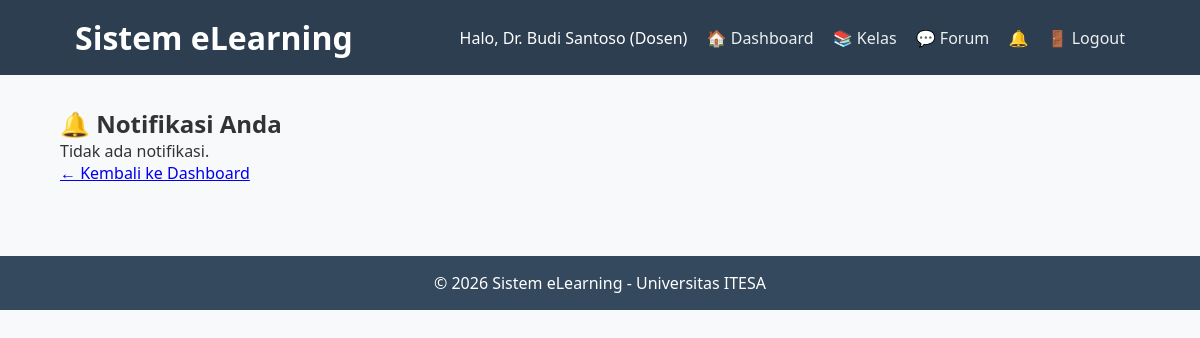
Page /notifications.php (signed in) on the earlier database version.
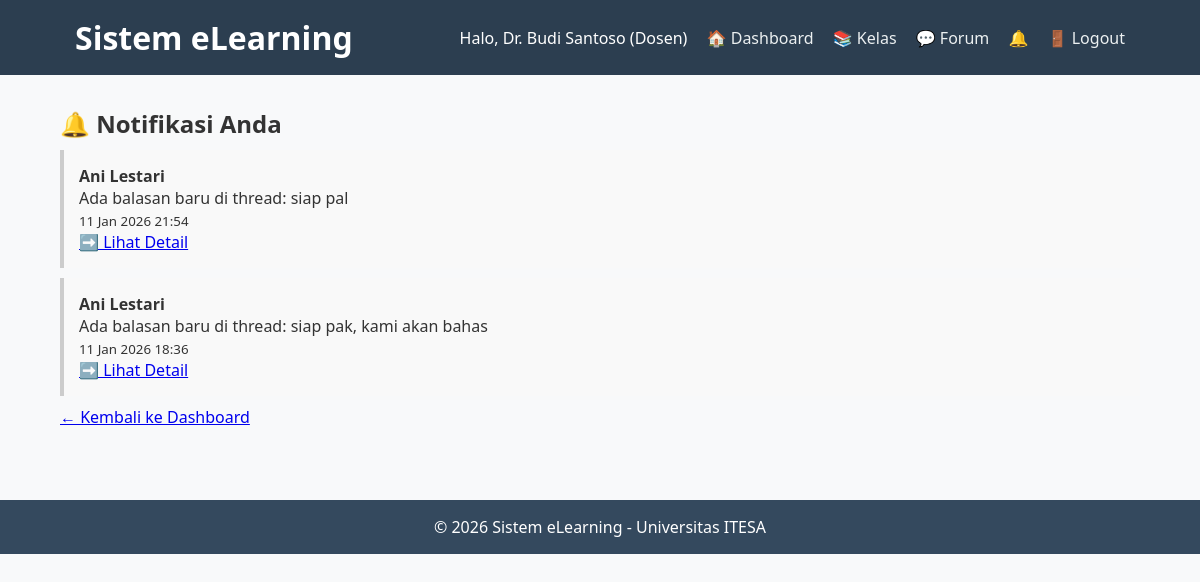
Same page on the later database version.
### tables this page shows
CREATE TABLE `notifications` (
  `id` int(11) NOT NULL,
  `id_user` int(11) NOT NULL,
  `id_from` int(11) NOT NULL,
  `message` text NOT NULL,
  `link` varchar(255) DEFAULT NULL,
  `is_read` tinyint(1) DEFAULT 0,
  `created_at` datetime DEFAULT current_timestamp()
);

CREATE TABLE `users` (
  `id` int(11) NOT NULL,
  `username` varchar(50) NOT NULL,
  `password` varchar(255) NOT NULL,
  `nama_lengkap` varchar(100) NOT NULL,
  `email` varchar(100) NOT NULL,
  `role` enum('admin','dosen','mahasiswa') NOT NULL
);

### notifications.php (the view, shortened to what this page needs)
<?php
require_once 'includes/header.php';
$stmt = $pdo->prepare("
    SELECT n.*, u.nama_lengkap AS pengirim
    FROM notifications n
    JOIN users u ON n.id_from = u.id
    WHERE n.id_user = ?
    ORDER BY n.created_at DESC
");
$stmt->execute([$_SESSION['user_id']]);
$notifications = $stmt->fetchAll();
?>
<h2>🔔 Notifikasi Anda</h2>
<?php if ($notifications): ?>
    <ul style="list-style: none; padding: 0;">
        <?php foreach ($notifications as $n): ?>
        <li style="padding: 15px; margin: 10px 0; background: #f9f9f9; border-left: 4px solid <?= $n['is_read'] ? '#ccc' : '#3498db' ?>;">
            <strong><?= htmlspecialchars($n['pengirim']) ?></strong>
            <p><?= htmlspecialchars($n['message']) ?></p>
            <small><?= date('d M Y H:i', strtotime($n['created_at'])) ?></small>
            <?php if ($n['link']): ?>
                <br><a href="<?= htmlspecialchars($n['link']) ?>">➡️ Lihat Detail</a>
            <?php endif; ?>
        </li>
        <?php endforeach; ?>
    </ul>
<?php else: ?>
    <p>Tidak ada notifikasi.</p>
<?php endif; ?>
<a href="dashboard.php">← Kembali ke Dashboard</a>
<?php include 'includes/footer.php'; ?>

Differences in the rows shown:
added notifications: id_from.nama_lengkap "Ani Lestari", message "Ada balasan baru di thread: siap pal", created_at "11 Jan 2026 21:54"
added notifications: id_from.nama_lengkap "Ani Lestari", message "Ada balasan baru di thread: siap pak, kami akan bahas", created_at "11 Jan 2026 18:36"
Other differences:
text no longer shown: "Tidak ada notifikasi."
